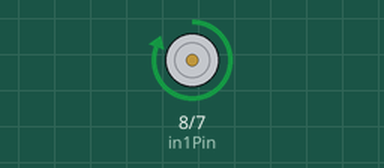
Simulated run of this sketch. Board: Arduino Uno, built with avr-gcc and run on an emulated ATmega328P. On the bench: motor-driver pin pairs drawn as motors (green arrow = first pin HIGH = forward, orange = second pin HIGH = backward, longer = more drive, scaled by the enable pin).

Above: at 0.5 s.
At 2.5 s:
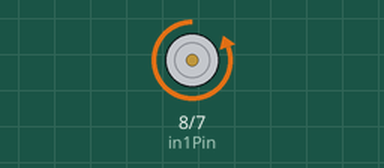
At 3.5 s:
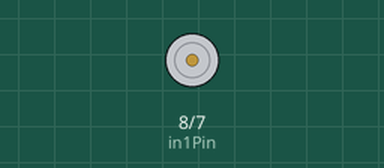
Timing chart, 0 to 5.2 s (numbered marks = the images above):
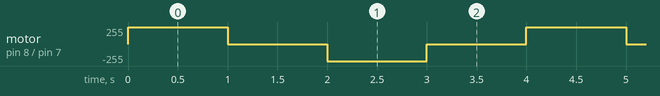

Measured:
- by itself, motor on pin 8 (in1Pin) / pin 7 (in2Pin): repeats every 4.0 s: stopped 1.0 s, backward 255/255 1.0 s, stopped 1.0 s, forward 255/255 1.0 s

The sketch:

actuator.ino
```cpp
int enablePin = 9;   // Enable pin for the H-bridge
int in1Pin = 8;      // Input 1 pin for the H-bridge
int in2Pin = 7;      // Input 2 pin for the H-bridge

void setup() {
  // Set the motor control pins as outputs
  pinMode(enablePin, OUTPUT);
  pinMode(in1Pin, OUTPUT);
  pinMode(in2Pin, OUTPUT);

  // Set the motor control pins to their default state
  digitalWrite(enablePin, HIGH);
  digitalWrite(in1Pin, LOW);
  digitalWrite(in2Pin, LOW);
}

void loop() {
  // Move the actuator forward
  digitalWrite(in1Pin, HIGH);
  digitalWrite(in2Pin, LOW);
  delay(1000);

  // Stop the actuator
  digitalWrite(in1Pin, LOW);
  digitalWrite(in2Pin, LOW);
  delay(1000);

  // Move the actuator backward
  digitalWrite(in1Pin, LOW);
  digitalWrite(in2Pin, HIGH);
  delay(1000);

  // Stop the actuator
  digitalWrite(in1Pin, LOW);
  digitalWrite(in2Pin, LOW);
  delay(1000);
}
```
